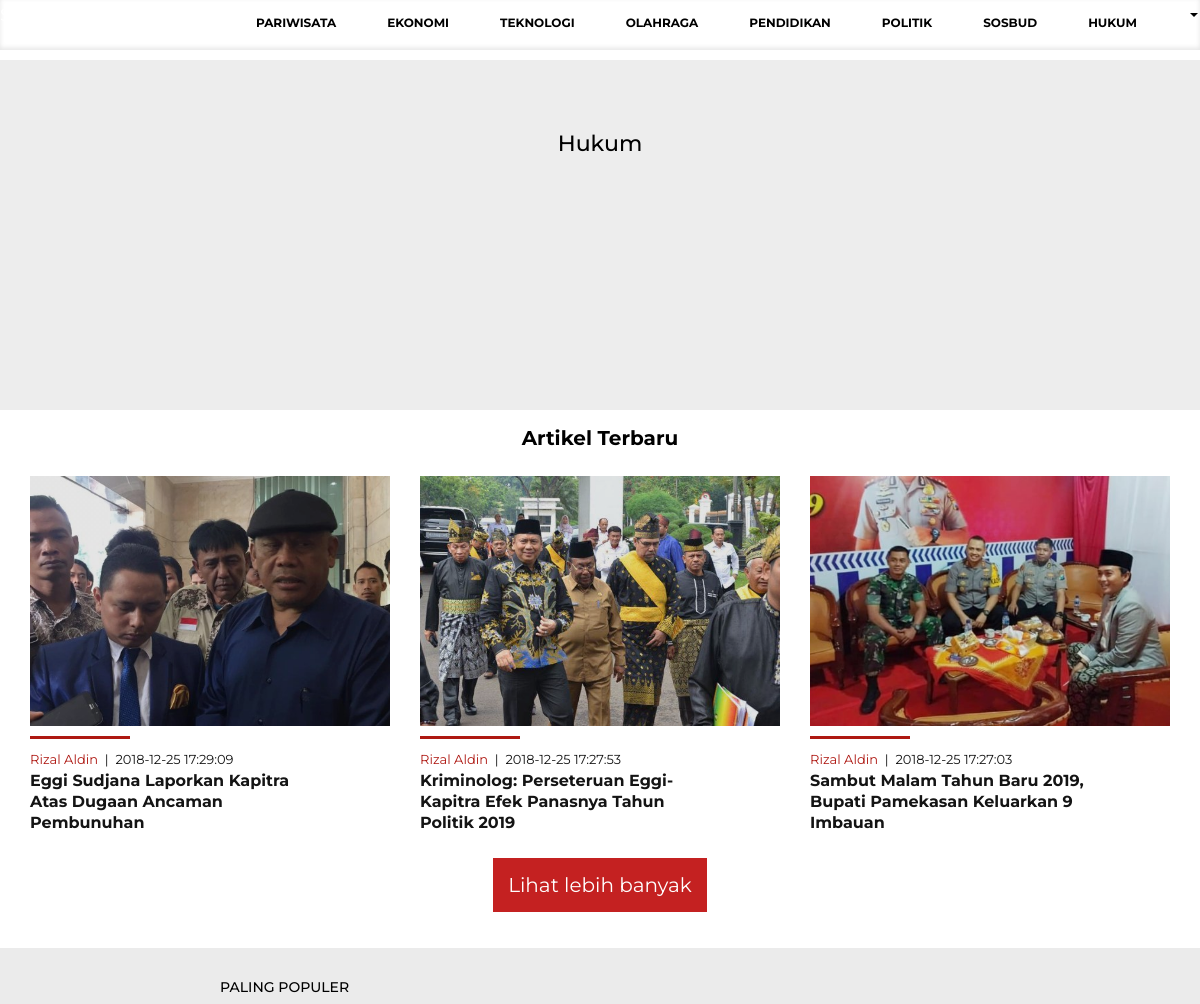
Page /index.php/user/content/hukum (upper part) on the earlier database version.
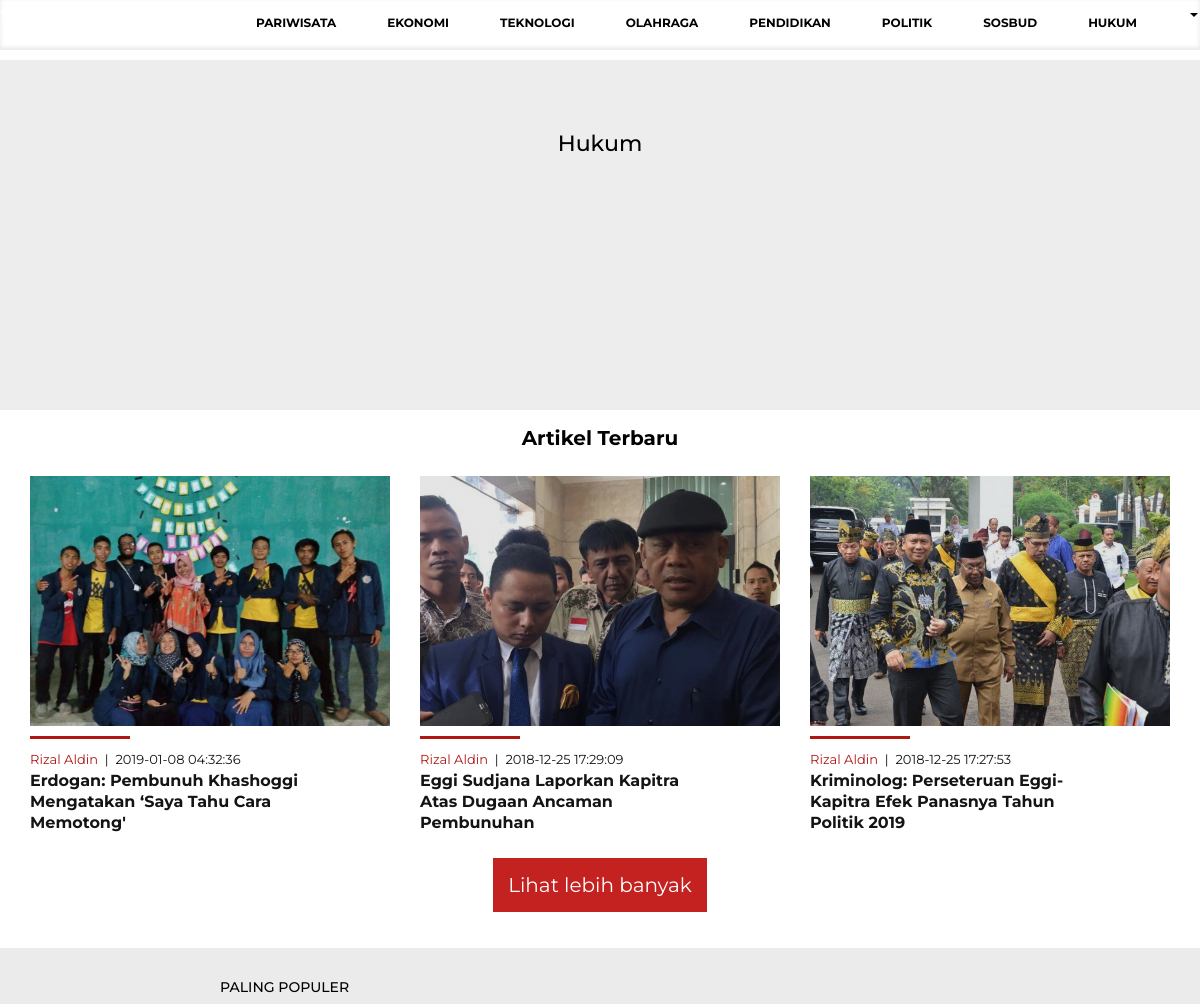
Same page on the later database version.
### tables this page shows
CREATE TABLE `berita` (
  `id_berita` int(11) NOT NULL,
  `id_user` int(11) NOT NULL,
  `id_kategori` int(11) NOT NULL,
  `slug_berita` varchar(255) NOT NULL,
  `judul_berita` varchar(255) NOT NULL,
  `isi_berita` text NOT NULL,
  `gambar` varchar(255) NOT NULL,
  `status_berita` enum('Publish','Draft','','') NOT NULL,
  `jenis_berita` varchar(20) NOT NULL,
  `keywords` varchar(500) NOT NULL,
  `tanggal_post` datetime NOT NULL,
  `tanggal` timestamp NOT NULL DEFAULT '0000-00-00 00:00:00' ON UPDATE CURRENT_TIMESTAMP
);

CREATE TABLE `user` (
  `id_user` int(25) NOT NULL,
  `nama` varchar(50) NOT NULL,
  `email` varchar(255) NOT NULL,
  `username` varchar(32) NOT NULL,
  `password` varchar(64) NOT NULL,
  `akses_level` varchar(20) NOT NULL,
  `tanggal` timestamp NOT NULL DEFAULT CURRENT_TIMESTAMP ON UPDATE CURRENT_TIMESTAMP
);

### application/controllers/user/Content.php (called while the page is built, shortened)
<?php
class Content extends CI_Controller {
	public function __construct()
	{
		$this->load->model('berita_model');
		$this->load->model('iklan_model');
	}
	public function hukum()
		{
			$data = array(
				'berita' => $this->berita_model->home(8),
				'title'  => 'Sasambo - Hukum'
			);
			$this->load->view('user/layout/head', $data);
			$this->load->view('user/layout/nav', $data);
			$this->load->view('user/content/hukum/list', $data, FALSE);
			$this->load->view('user/layout/footer', $data);
		}
}

### index.php (called while the page is built, shortened)
<?php
require_once BASEPATH.'core/CodeIgniter.php';

### application/models/Berita_model.php (called while the page is built, shortened)
<?php
class Berita_model extends CI_Model {
	public function home($id)
	{
		$this->db->select('berita.*,
						   kategori.nama_kategori, kategori.slug_kategori,
						   user.nama');
		$this->db->from('berita');
		$this->db->join('kategori','kategori.id_kategori = berita.id_kategori','LEFT');
		$this->db->join('user','user.id_user = berita.id_user','LEFT');
		$this->db->where('berita.id_kategori',$id);
		$this->db->order_by('id_berita', 'DESC');
		$query = $this->db->get();
		return $query->result();
	}
}

### application/views/user/content/hukum/list.php (the view, shortened to what this page needs)
<div class="container">
  <div class="container">
    <div class="kategori-container">
      <div class="sc1-kat">
        <h1>Hukum</h1>
      </div>
      <div class="sc2-kat">
        <h2>Artikel Terbaru</h2>
          <div class="row sc2-kat-row">
            <?php foreach ($berita as $key => $value) { ?>
              <div class="col-md-4" id="sc1-pariwisata">
                <div class="thumbnail-kategori-par" style="background-image: url(<?php echo base_url('assets/upload/image/'.$value->gambar); ?>">
                  <div class="overlay-kategori-par"></div>
                </div>
                <div class="garis-merah"></div>
                  <div class="page-title-kategori">
                    <span class="author-name"><a href=""><?php echo $value->nama;?></a></span>
                      &nbsp;|&nbsp;
                    <span class="upload-time"><a href=""><?php echo $value->tanggal_post; ?></a></span> <br>
                      <a href="<?php echo base_url('home/read/'.$value->slug_berita); ?>" class="judul-kategori"><?php echo $value->judul_berita; ?></a>
                  </div>
              </div>
    <?php
        if($key == 2) {
          break;
        }
        }
       ?>
    </div>
    <h5>
      <a href="" class="rm-button-kat">Lihat lebih banyak</a>
    </h5>
</div>
    <div class="sc3-kat">
      <div class="row sc3-kat-row">
        <div class="col-md-2"></div>
        <div class="col-md-8 sc3-kat-row-1">
          <h3>Paling Populer</h3>
        </div>
      </div>
    </div>
</div>
</div>
</div>

Differences in the rows shown:
no longer on this page (row edited): berita: gambar (picture), id_user.nama "Rizal Aldin", tanggal_post "2018-12-25 17:27:03", judul_berita "Sambut Malam Tahun Baru 2019, Bupati Pamekasan Keluarkan 9 Imbauan"
added berita: gambar (picture), id_user.nama "Rizal Aldin", tanggal_post "2019-01-08 04:32:36", judul_berita "Erdogan: Pembunuh Khashoggi Mengatakan ‘Saya Tahu Cara Memotong'"
